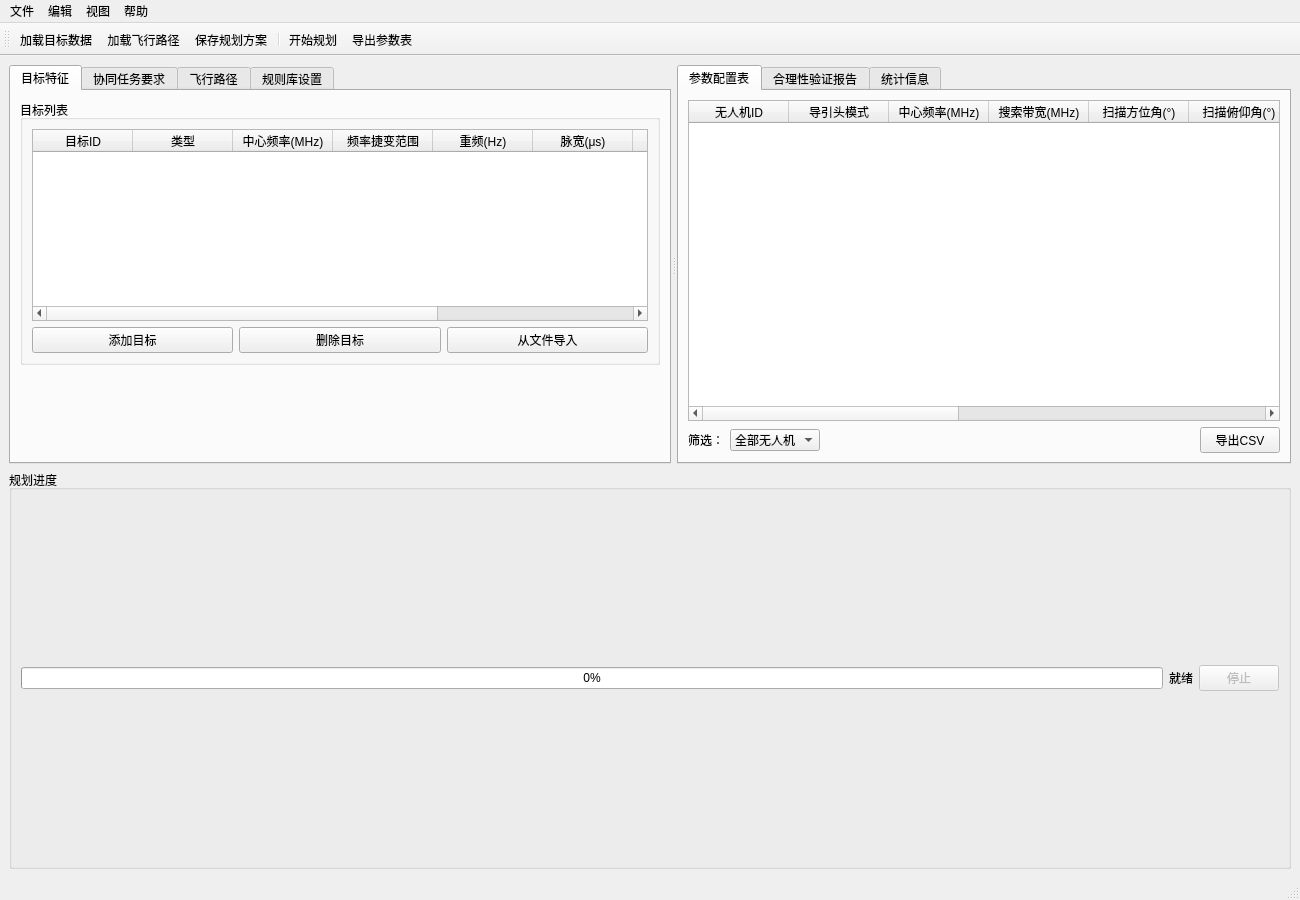
<?xml version="1.0" encoding="UTF-8"?>
<ui version="4.0">
 <class>WorkParamPlanningWindow</class>
 <widget class="QMainWindow" name="WorkParamPlanningWindow">
  <property name="geometry">
   <rect>
    <x>0</x>
    <y>0</y>
    <width>1300</width>
    <height>900</height>
   </rect>
  </property>
  <property name="windowTitle">
   <string>工作参数规划 - 反辐射无人机协同任务规划</string>
  </property>
  <widget class="QWidget" name="centralwidget">
   <layout class="QVBoxLayout" name="verticalLayout_5">
    <item>
     <widget class="QSplitter" name="splitter">
      <property name="orientation">
       <enum>Qt::Horizontal</enum>
      </property>
      <property name="handleWidth">
       <number>6</number>
      </property>
      <!-- 左侧配置面板 -->
      <widget class="QTabWidget" name="tabWidgetConfig">
       <property name="currentIndex">
        <number>0</number>
       </property>
       <!-- 目标特征页 -->
       <widget class="QWidget" name="tabTargets">
        <attribute name="title">
         <string>目标特征</string>
        </attribute>
        <layout class="QVBoxLayout" name="verticalLayout">
         <item>
          <widget class="QGroupBox" name="groupBoxTargetList">
           <property name="title">
            <string>目标列表</string>
           </property>
           <layout class="QVBoxLayout" name="verticalLayout_6">
            <item>
             <widget class="QTableWidget" name="tableTargets">
              <property name="columnCount">
               <number>9</number>
              </property>
              <attribute name="horizontalHeaderStretchLastSection">
               <bool>true</bool>
              </attribute>
              <column>
               <property name="text">
                <string>目标ID</string>
               </property>
              </column>
              <column>
               <property name="text">
                <string>类型</string>
               </property>
              </column>
              <column>
               <property name="text">
                <string>中心频率(MHz)</string>
               </property>
              </column>
              <column>
               <property name="text">
                <string>频率捷变范围</string>
               </property>
              </column>
              <column>
               <property name="text">
                <string>重频(Hz)</string>
               </property>
              </column>
              <column>
               <property name="text">
                <string>脉宽(μs)</string>
               </property>
              </column>
              <column>
               <property name="text">
                <string>威胁等级</string>
               </property>
              </column>
              <column>
               <property name="text">
                <string>防护能力</string>
               </property>
              </column>
              <column>
               <property name="text">
                <string>优先级</string>
               </property>
              </column>
             </widget>
            </item>
            <item>
             <layout class="QHBoxLayout" name="horizontalLayout">
              <item>
               <widget class="QPushButton" name="btnAddTarget">
                <property name="text">
                 <string>添加目标</string>
                </property>
               </widget>
              </item>
              <item>
               <widget class="QPushButton" name="btnDeleteTarget">
                <property name="text">
                 <string>删除目标</string>
                </property>
               </widget>
              </item>
              <item>
               <widget class="QPushButton" name="btnImportTargets">
                <property name="text">
                 <string>从文件导入</string>
                </property>
               </widget>
              </item>
             </layout>
            </item>
           </layout>
          </widget>
         </item>
         <item>
          <spacer name="verticalSpacer">
           <property name="orientation">
            <enum>Qt::Vertical</enum>
           </property>
           <property name="sizeHint" stdset="0">
            <size>
             <width>20</width>
             <height>40</height>
            </size>
           </property>
          </spacer>
         </item>
        </layout>
       </widget>
       <!-- 协同任务要求页 -->
       <widget class="QWidget" name="tabCoop">
        <attribute name="title">
         <string>协同任务要求</string>
        </attribute>
        <layout class="QVBoxLayout" name="verticalLayout_2">
         <item>
          <widget class="QGroupBox" name="groupBoxTimeSync">
           <property name="title">
            <string>时间同步要求</string>
           </property>
           <layout class="QFormLayout" name="formLayout">
            <item row="0" column="0">
             <widget class="QLabel" name="labelSimultaneous">
              <property name="text">
               <string>同时到达目标：</string>
              </property>
             </widget>
            </item>
            <item row="0" column="1">
             <widget class="QCheckBox" name="checkSimultaneous">
              <property name="text">
               <string>启用</string>
              </property>
             </widget>
            </item>
            <item row="1" column="0">
             <widget class="QLabel" name="labelTimeWindow">
              <property name="text">
               <string>时间窗口(秒)：</string>
              </property>
             </widget>
            </item>
            <item row="1" column="1">
             <widget class="QDoubleSpinBox" name="spinTimeWindow">
              <property name="suffix">
               <string> s</string>
              </property>
              <property name="maximum">
               <double>60.000000000000000</double>
              </property>
              <property name="value">
               <double>2.000000000000000</double>
              </property>
             </widget>
            </item>
           </layout>
          </widget>
         </item>
         <item>
          <widget class="QGroupBox" name="groupBoxCoverage">
           <property name="title">
            <string>协同覆盖要求</string>
           </property>
           <layout class="QFormLayout" name="formLayout_2">
            <item row="0" column="0">
             <widget class="QLabel" name="labelCoverageType">
              <property name="text">
               <string>覆盖类型：</string>
              </property>
             </widget>
            </item>
            <item row="0" column="1">
             <widget class="QComboBox" name="comboCoverageType">
              <item>
               <property name="text">
                <string>无协同要求</string>
               </property>
              </item>
              <item>
               <property name="text">
                <string>同时探测</string>
               </property>
              </item>
              <item>
               <property name="text">
                <string>接力探测</string>
               </property>
              </item>
              <item>
               <property name="text">
                <string>冗余覆盖</string>
               </property>
              </item>
             </widget>
            </item>
            <item row="1" column="0">
             <widget class="QLabel" name="labelOverlapRatio">
              <property name="text">
               <string>允许重叠率：</string>
              </property>
             </widget>
            </item>
            <item row="1" column="1">
             <widget class="QDoubleSpinBox" name="spinOverlapRatio">
              <property name="suffix">
               <string> %</string>
              </property>
              <property name="maximum">
               <double>100.000000000000000</double>
              </property>
              <property name="value">
               <double>20.000000000000000</double>
              </property>
             </widget>
            </item>
           </layout>
          </widget>
         </item>
         <item>
          <widget class="QGroupBox" name="groupBoxEMC">
           <property name="title">
            <string>电磁兼容要求</string>
           </property>
           <layout class="QFormLayout" name="formLayout_3">
            <item row="0" column="0">
             <widget class="QLabel" name="labelAvoidInterference">
              <property name="text">
               <string>避免互扰：</string>
              </property>
             </widget>
            </item>
            <item row="0" column="1">
             <widget class="QCheckBox" name="checkAvoidInterference">
              <property name="text">
               <string>启用</string>
              </property>
              <property name="checked">
               <bool>true</bool>
              </property>
             </widget>
            </item>
            <item row="1" column="0">
             <widget class="QLabel" name="labelFreqSeparation">
              <property name="text">
               <string>最小频率间隔(MHz)：</string>
              </property>
             </widget>
            </item>
            <item row="1" column="1">
             <widget class="QSpinBox" name="spinFreqSeparation">
              <property name="suffix">
               <string> MHz</string>
              </property>
              <property name="maximum">
               <number>1000</number>
              </property>
              <property name="value">
               <number>10</number>
              </property>
             </widget>
            </item>
           </layout>
          </widget>
         </item>
         <item>
          <spacer name="verticalSpacer_2">
           <property name="orientation">
            <enum>Qt::Vertical</enum>
           </property>
           <property name="sizeHint" stdset="0">
            <size>
             <width>20</width>
             <height>40</height>
            </size>
           </property>
          </spacer>
         </item>
        </layout>
       </widget>
       <!-- 飞行路径页 -->
       <widget class="QWidget" name="tabFlightPath">
        <attribute name="title">
         <string>飞行路径</string>
        </attribute>
        <layout class="QVBoxLayout" name="verticalLayout_3">
         <item>
          <widget class="QGroupBox" name="groupBoxPathSource">
           <property name="title">
            <string>路径数据源</string>
           </property>
           <layout class="QVBoxLayout" name="verticalLayout_7">
            <item>
             <widget class="QRadioButton" name="radioFromPlanning">
              <property name="text">
               <string>使用已规划的巡航路径</string>
              </property>
              <property name="checked">
               <bool>true</bool>
              </property>
             </widget>
            </item>
            <item>
             <widget class="QRadioButton" name="radioFromFile">
              <property name="text">
               <string>从文件加载</string>
              </property>
             </widget>
            </item>
            <item>
             <layout class="QHBoxLayout" name="horizontalLayout_2">
              <item>
               <widget class="QLineEdit" name="linePathFile"/>
              </item>
              <item>
               <widget class="QPushButton" name="btnBrowsePath">
                <property name="text">
                 <string>浏览</string>
                </property>
               </widget>
              </item>
             </layout>
            </item>
           </layout>
          </widget>
         </item>
         <item>
          <widget class="QGroupBox" name="groupBoxPathInfo">
           <property name="title">
            <string>路径概览</string>
           </property>
           <layout class="QFormLayout" name="formLayout_4">
            <item row="0" column="0">
             <widget class="QLabel" name="labelPathCount">
              <property name="text">
               <string>包含无人机架数：</string>
              </property>
             </widget>
            </item>
            <item row="0" column="1">
             <widget class="QLabel" name="labelPathCountValue">
              <property name="text">
               <string>0</string>
              </property>
             </widget>
            </item>
            <item row="1" column="0">
             <widget class="QLabel" name="labelPathTime">
              <property name="text">
               <string>总任务时间：</string>
              </property>
             </widget>
            </item>
            <item row="1" column="1">
             <widget class="QLabel" name="labelPathTimeValue">
              <property name="text">
               <string>-- min</string>
              </property>
             </widget>
            </item>
           </layout>
          </widget>
         </item>
         <item>
          <spacer name="verticalSpacer_3">
           <property name="orientation">
            <enum>Qt::Vertical</enum>
           </property>
           <property name="sizeHint" stdset="0">
            <size>
             <width>20</width>
             <height>40</height>
            </size>
           </property>
          </spacer>
         </item>
        </layout>
       </widget>
       <!-- 算法/规则库页 -->
       <widget class="QWidget" name="tabRules">
        <attribute name="title">
         <string>规则库设置</string>
        </attribute>
        <layout class="QVBoxLayout" name="verticalLayout_4">
         <item>
          <widget class="QGroupBox" name="groupBoxRuleSelection">
           <property name="title">
            <string>规则库版本</string>
           </property>
           <layout class="QFormLayout" name="formLayout_5">
            <item row="0" column="0">
             <widget class="QLabel" name="labelRuleVersion">
              <property name="text">
               <string>当前规则库：</string>
              </property>
             </widget>
            </item>
            <item row="0" column="1">
             <widget class="QComboBox" name="comboRuleVersion">
              <item>
               <property name="text">
                <string>标准规则库 v1.0</string>
               </property>
              </item>
              <item>
               <property name="text">
                <string>高威胁目标规则库 v2.0</string>
               </property>
              </item>
              <item>
               <property name="text">
                <string>低截获规则库 v1.5</string>
               </property>
              </item>
             </widget>
            </item>
           </layout>
          </widget>
         </item>
         <item>
          <widget class="QGroupBox" name="groupBoxAlgorithm">
           <property name="title">
            <string>规划算法</string>
           </property>
           <layout class="QFormLayout" name="formLayout_6">
            <item row="0" column="0">
             <widget class="QLabel" name="labelAlgorithm">
              <property name="text">
               <string>算法选择：</string>
              </property>
             </widget>
            </item>
            <item row="0" column="1">
             <widget class="QComboBox" name="comboAlgorithm">
              <item>
               <property name="text">
                <string>基于规则的快速规划</string>
               </property>
              </item>
              <item>
               <property name="text">
                <string>优化求解（多目标）</string>
               </property>
              </item>
              <item>
               <property name="text">
                <string>蒙特卡洛仿真优化</string>
               </property>
              </item>
             </widget>
            </item>
            <item row="1" column="0">
             <widget class="QLabel" name="labelMaxIter">
              <property name="text">
               <string>最大迭代次数：</string>
              </property>
             </widget>
            </item>
            <item row="1" column="1">
             <widget class="QSpinBox" name="spinMaxIter">
              <property name="maximum">
               <number>10000</number>
              </property>
              <property name="value">
               <number>1000</number>
              </property>
             </widget>
            </item>
           </layout>
          </widget>
         </item>
         <item>
          <widget class="QPushButton" name="btnStartPlanning">
           <property name="text">
            <string>开始工作参数规划</string>
           </property>
           <property name="minimumSize">
            <size>
             <width>0</width>
             <height>40</height>
            </size>
           </property>
          </widget>
         </item>
        </layout>
       </widget>
      </widget>
      <!-- 右侧结果显示区域 -->
      <widget class="QTabWidget" name="tabWidgetResult">
       <property name="currentIndex">
        <number>0</number>
       </property>
       <!-- 参数配置表页 -->
       <widget class="QWidget" name="tabParamTable">
        <attribute name="title">
         <string>参数配置表</string>
        </attribute>
        <layout class="QVBoxLayout" name="verticalLayout_8">
         <item>
          <widget class="QTableWidget" name="tableParams">
           <property name="columnCount">
            <number>11</number>
           </property>
           <attribute name="horizontalHeaderStretchLastSection">
            <bool>true</bool>
           </attribute>
           <column>
            <property name="text">
             <string>无人机ID</string>
            </property>
           </column>
           <column>
            <property name="text">
             <string>导引头模式</string>
            </property>
           </column>
           <column>
            <property name="text">
             <string>中心频率(MHz)</string>
            </property>
           </column>
           <column>
            <property name="text">
             <string>搜索带宽(MHz)</string>
            </property>
           </column>
           <column>
            <property name="text">
             <string>扫描方位角(°)</string>
            </property>
           </column>
           <column>
            <property name="text">
             <string>扫描俯仰角(°)</string>
            </property>
           </column>
           <column>
            <property name="text">
             <string>开机时刻(s)</string>
            </property>
           </column>
           <column>
            <property name="text">
             <string>引炸高度(m)</string>
            </property>
           </column>
           <column>
            <property name="text">
             <string>引信方式</string>
            </property>
           </column>
           <column>
            <property name="text">
             <string>引信延时(ms)</string>
            </property>
           </column>
           <column>
            <property name="text">
             <string>状态</string>
            </property>
           </column>
          </widget>
         </item>
         <item>
          <layout class="QHBoxLayout" name="horizontalLayout_3">
           <item>
            <widget class="QLabel" name="labelFilter">
             <property name="text">
              <string>筛选：</string>
             </property>
            </widget>
           </item>
           <item>
            <widget class="QComboBox" name="comboFilter">
             <item>
              <property name="text">
               <string>全部无人机</string>
              </property>
             </item>
             <item>
              <property name="text">
               <string>仅显示异常</string>
              </property>
             </item>
             <item>
              <property name="text">
               <string>按型号筛选</string>
              </property>
             </item>
            </widget>
           </item>
           <item>
            <spacer name="horizontalSpacer">
             <property name="orientation">
              <enum>Qt::Horizontal</enum>
             </property>
             <property name="sizeHint" stdset="0">
              <size>
               <width>40</width>
               <height>20</height>
              </size>
             </property>
            </spacer>
           </item>
           <item>
            <widget class="QPushButton" name="btnExportCSV">
             <property name="text">
              <string>导出CSV</string>
             </property>
            </widget>
           </item>
          </layout>
         </item>
        </layout>
       </widget>
       <!-- 合理性验证报告页 -->
       <widget class="QWidget" name="tabValidation">
        <attribute name="title">
         <string>合理性验证报告</string>
        </attribute>
        <layout class="QVBoxLayout" name="verticalLayout_9">
         <item>
          <widget class="QTextEdit" name="textValidation">
           <property name="readOnly">
            <bool>true</bool>
           </property>
           <property name="html">
            <string>&lt;!DOCTYPE HTML PUBLIC &quot;-//W3C//DTD HTML 4.0//EN&quot; &quot;http://www.w3.org/TR/REC-html40/strict.dtd&quot;&gt;
&lt;html&gt;&lt;head&gt;&lt;meta name=&quot;qrichtext&quot; content=&quot;1&quot; /&gt;&lt;style type=&quot;text/css&quot;&gt;
p, li { white-space: pre-wrap; }
&lt;/style&gt;&lt;/head&gt;&lt;body style=&quot; font-family:'SimSun'; font-size:9pt; font-weight:400; font-style:normal;&quot;&gt;
&lt;p style=&quot; margin-top:12px; margin-bottom:12px; margin-left:0px; margin-right:0px; -qt-block-indent:0; text-indent:0px;&quot;&gt;&lt;span style=&quot; font-weight:600;&quot;&gt;参数规划完成后将显示验证报告：&lt;/span&gt;&lt;/p&gt;
&lt;p style=&quot; margin-top:12px; margin-bottom:12px; margin-left:0px; margin-right:0px; -qt-block-indent:0; text-indent:0px;&quot;&gt;总无人机数：--&lt;/p&gt;
&lt;p style=&quot; margin-top:12px; margin-bottom:12px; margin-left:0px; margin-right:0px; -qt-block-indent:0; text-indent:0px;&quot;&gt;正常项：--&lt;/p&gt;
&lt;p style=&quot; margin-top:12px; margin-bottom:12px; margin-left:0px; margin-right:0px; -qt-block-indent:0; text-indent:0px;&quot;&gt;警告项：--&lt;/p&gt;
&lt;p style=&quot; margin-top:12px; margin-bottom:12px; margin-left:0px; margin-right:0px; -qt-block-indent:0; text-indent:0px;&quot;&gt;错误项：--&lt;/p&gt;
&lt;p style=&quot; margin-top:12px; margin-bottom:12px; margin-left:0px; margin-right:0px; -qt-block-indent:0; text-indent:0px;&quot;&gt;&lt;span style=&quot; font-weight:600;&quot;&gt;详细校验信息：&lt;/span&gt;&lt;/p&gt;
&lt;/body&gt;&lt;/html&gt;</string>
           </property>
          </widget>
         </item>
        </layout>
       </widget>
       <!-- 统计信息页 -->
       <widget class="QWidget" name="tabStats">
        <attribute name="title">
         <string>统计信息</string>
        </attribute>
        <layout class="QVBoxLayout" name="verticalLayout_10">
         <item>
          <widget class="QGroupBox" name="groupBoxStats">
           <property name="title">
            <string>规划统计</string>
           </property>
           <layout class="QFormLayout" name="formLayout_7">
            <item row="0" column="0">
             <widget class="QLabel" name="labelTotalUAVs">
              <property name="text">
               <string>总无人机数：</string>
              </property>
             </widget>
            </item>
            <item row="0" column="1">
             <widget class="QLabel" name="labelTotalUAVsValue">
              <property name="text">
               <string>0</string>
              </property>
             </widget>
            </item>
            <item row="1" column="0">
             <widget class="QLabel" name="labelValidCount">
              <property name="text">
               <string>参数有效数：</string>
              </property>
             </widget>
            </item>
            <item row="1" column="1">
             <widget class="QLabel" name="labelValidCountValue">
              <property name="text">
               <string>0</string>
              </property>
             </widget>
            </item>
            <item row="2" column="0">
             <widget class="QLabel" name="labelWarningCount">
              <property name="text">
               <string>警告数：</string>
              </property>
             </widget>
            </item>
            <item row="2" column="1">
             <widget class="QLabel" name="labelWarningCountValue">
              <property name="text">
               <string>0</string>
              </property>
             </widget>
            </item>
            <item row="3" column="0">
             <widget class="QLabel" name="labelErrorCount">
              <property name="text">
               <string>错误数：</string>
              </property>
             </widget>
            </item>
            <item row="3" column="1">
             <widget class="QLabel" name="labelErrorCountValue">
              <property name="text">
               <string>0</string>
              </property>
             </widget>
            </item>
            <item row="4" column="0">
             <widget class="QLabel" name="labelPlanTime">
              <property name="text">
               <string>规划耗时(s)：</string>
              </property>
             </widget>
            </item>
            <item row="4" column="1">
             <widget class="QLabel" name="labelPlanTimeValue">
              <property name="text">
               <string>0.0</string>
              </property>
             </widget>
            </item>
           </layout>
          </widget>
         </item>
        </layout>
       </widget>
      </widget>
     </widget>
    </item>
    <!-- 底部进度与状态栏 -->
    <item>
     <widget class="QGroupBox" name="groupBoxProgress">
      <property name="title">
       <string>规划进度</string>
      </property>
      <layout class="QHBoxLayout" name="horizontalLayout_4">
       <item>
        <widget class="QProgressBar" name="progressBar">
         <property name="value">
          <number>0</number>
         </property>
        </widget>
       </item>
       <item>
        <widget class="QLabel" name="labelProgressText">
         <property name="text">
          <string>就绪</string>
         </property>
        </widget>
       </item>
       <item>
        <widget class="QPushButton" name="btnStop">
         <property name="text">
          <string>停止</string>
         </property>
         <property name="enabled">
          <bool>false</bool>
         </property>
        </widget>
       </item>
      </layout>
     </widget>
    </item>
   </layout>
  </widget>
  <widget class="QMenuBar" name="menubar">
   <property name="geometry">
    <rect>
     <x>0</x>
     <y>0</y>
     <width>1300</width>
     <height>22</height>
    </rect>
   </property>
   <widget class="QMenu" name="menuFile">
    <property name="title">
     <string>文件</string>
    </property>
    <addaction name="actionLoadTargets"/>
    <addaction name="actionLoadPath"/>
    <addaction name="actionSavePlan"/>
    <addaction name="separator"/>
    <addaction name="actionExportParams"/>
    <addaction name="actionExit"/>
   </widget>
   <widget class="QMenu" name="menuEdit">
    <property name="title">
     <string>编辑</string>
    </property>
   </widget>
   <widget class="QMenu" name="menuView">
    <property name="title">
     <string>视图</string>
    </property>
   </widget>
   <widget class="QMenu" name="menuHelp">
    <property name="title">
     <string>帮助</string>
    </property>
   </widget>
   <addaction name="menuFile"/>
   <addaction name="menuEdit"/>
   <addaction name="menuView"/>
   <addaction name="menuHelp"/>
  </widget>
  <widget class="QToolBar" name="toolBar">
   <property name="windowTitle">
    <string>toolBar</string>
   </property>
   <attribute name="toolBarArea">
    <enum>TopToolBarArea</enum>
   </attribute>
   <attribute name="toolBarBreak">
    <bool>false</bool>
   </attribute>
   <addaction name="actionLoadTargets"/>
   <addaction name="actionLoadPath"/>
   <addaction name="actionSavePlan"/>
   <addaction name="separator"/>
   <addaction name="actionStartPlanning"/>
   <addaction name="actionExportParams"/>
  </widget>
  <widget class="QStatusBar" name="statusbar"/>
  <action name="actionLoadTargets">
   <property name="text">
    <string>加载目标数据</string>
   </property>
  </action>
  <action name="actionLoadPath">
   <property name="text">
    <string>加载飞行路径</string>
   </property>
  </action>
  <action name="actionSavePlan">
   <property name="text">
    <string>保存规划方案</string>
   </property>
  </action>
  <action name="actionExportParams">
   <property name="text">
    <string>导出参数表</string>
   </property>
  </action>
  <action name="actionExit">
   <property name="text">
    <string>退出</string>
   </property>
  </action>
  <action name="actionStartPlanning">
   <property name="text">
    <string>开始规划</string>
   </property>
  </action>
 </widget>
 <resources/>
 <connections/>
</ui>
